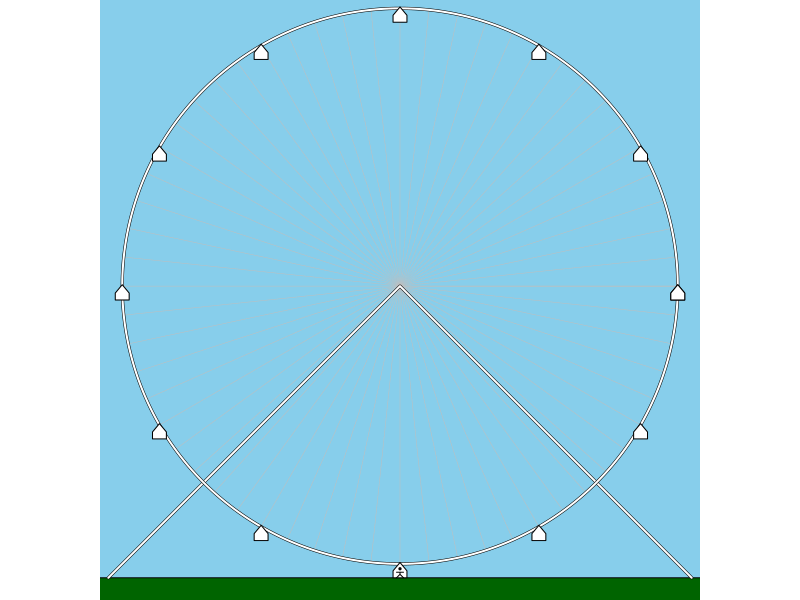
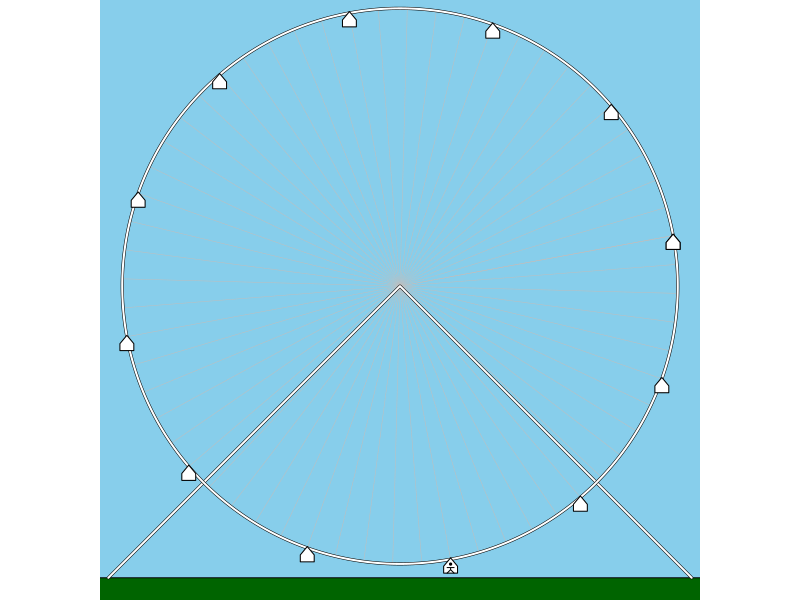
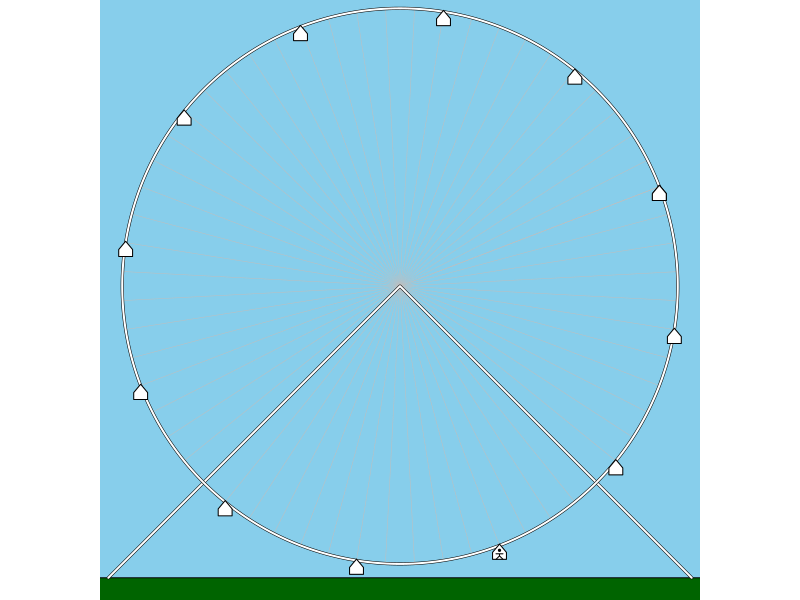
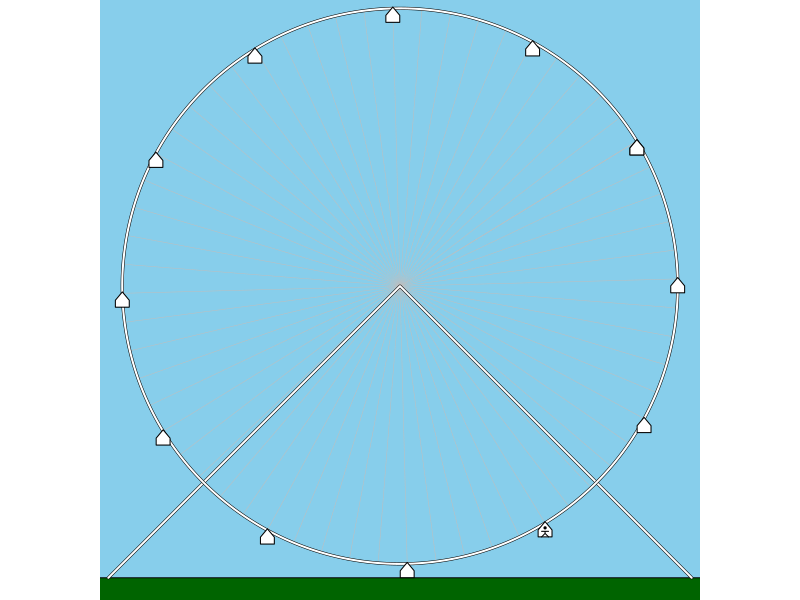
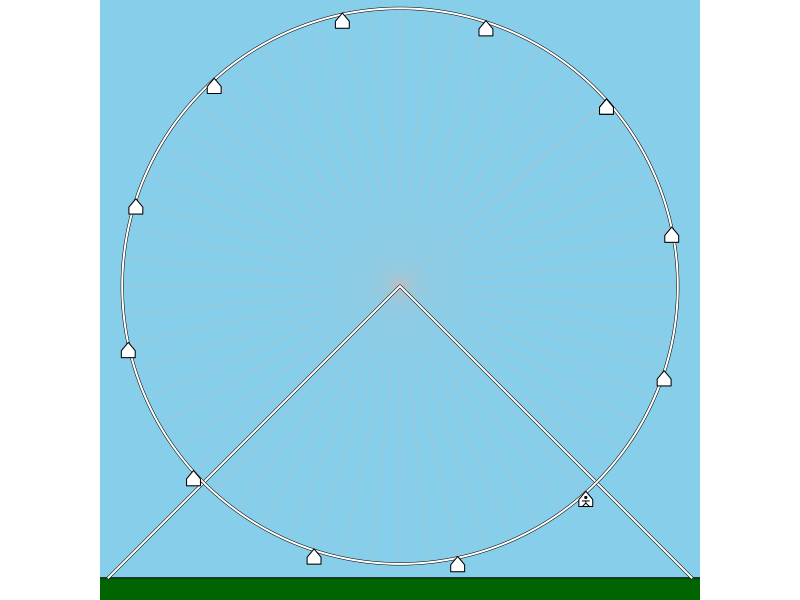
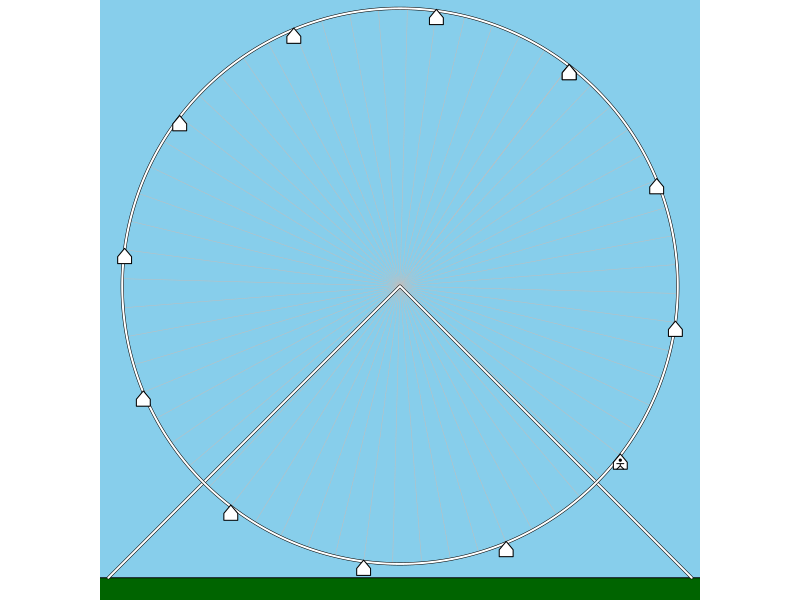
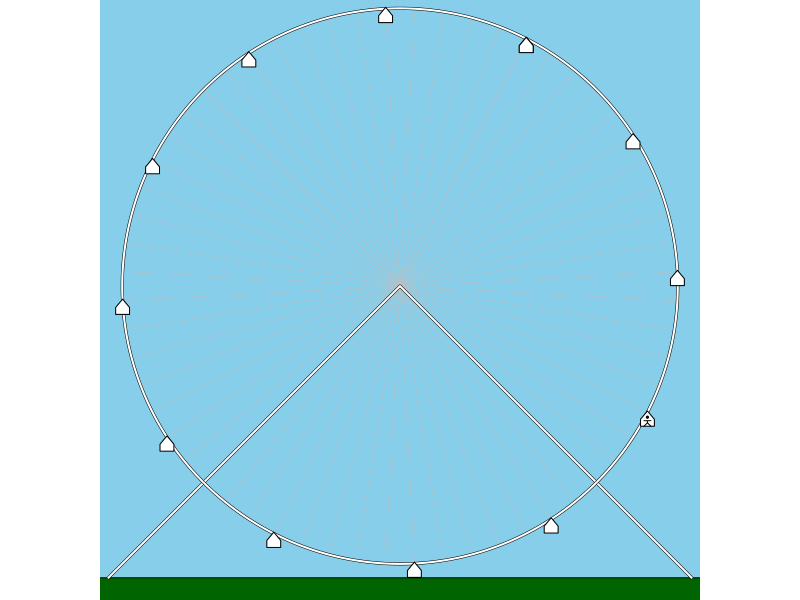
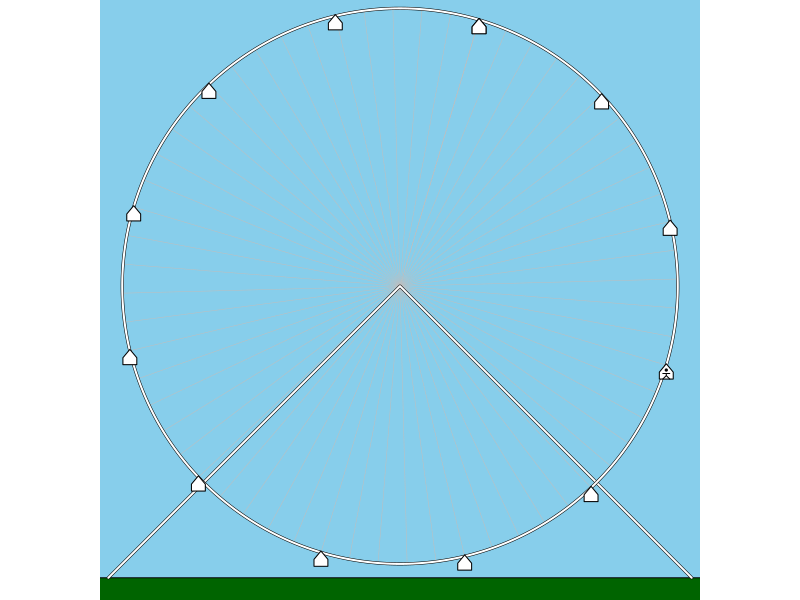

Reproduce these figures in R, in order.
## ---- chunk 1
par(scipen=99)
A = round(runif(1,20,125),1) #m, radius of ferris wheel
v = runif(1,0.5,4) #m/s
B = v/A #radians/s
f = B/2/pi #turns/s
P = round(1/f,0)
while(T){
    t = round(P*runif(1,2,3),0)
    x = A*sin(B*t)
    if(abs(x)>5 && abs(abs(x)-A)>3){break}
}
B = signif(2*pi/P,6)
tfin = t
xfin = x
axfin = abs(x)

## ---- chunk 2
drawstills = function(){
    polygon(c(-2,2,2,-2),c(-2,-2,2,2),col="skyblue")
    polygon(c(-2,2,2,-2),c(-1,-1,-2,-2),col="darkgreen")
    thcirc = seq(0,2*pi,pi/360)
    for(tthh in seq(0,2*pi,pi/30)){
        lines(c(0,cos(tthh+thcur)),c(0.05,0.05+sin(tthh+thcur)),lwd=0.5,col="grey")
    }
    lines(c(-1.05,0,1.05),c(-1,0.05,-1),col="black",lwd=3)
    lines(c(-1.05,0,1.05),c(-1,0.05,-1),col="white",lwd=2)
    lines(cos(thcirc),sin(thcirc)+0.05,col="black",lwd=3)
    lines(cos(thcirc),sin(thcirc)+0.05,col="white",lwd=2)
}
drawcar = function(x,y){
    wid = 0.025
    polygon(c(x,x-wid,x-wid,x+wid,x+wid),c(y+0.005,y-wid,y-2*wid,y-2*wid,y-wid),
            lwd=1,col="white",border="black")
}
drawsam = function(x,y){
    wid = 0.025
    swid = wid/2
    lines(c(x-swid,x,x,x-swid,x,x+swid,x,x,x+swid),
          c(y-1.2*wid,y-1.2*wid,y-wid*1.5,y-2*wid,y-wid*1.5,y-2*wid,y-1.5*wid,
            y-1.2*wid,y-1.2*wid),col="black")
    points(x,y-0.7*wid,pch=19,cex=0.3)
}

nframes = 70
nrots = t/P
drad = nrots*2*pi/nframes
totrad = nrots*2*pi
rads = seq(0,totrad,drad)

for(thcur in rads){
    par(mar=c(0,0,0,0),pty="s")
    plot(0,0,"n",axes=F,ann=F,xlim=c(-1,1),ylim=c(-1,1))
    drawstills()
    thadd = seq(0,2*pi,2*pi/12)
    for(thc in thadd){
        drawcar(cos(thc+thcur),0.05+sin(thc+thcur))
    }
    drawsam(sin(thcur),0.05-cos(thcur))
}
ystop = 0.05-cos(totrad)
xstop = sin(totrad)

ykey = seq(ystop,-1,length.out=10)

for(i in 1:10){
    par(mar=c(0,0,0,0),pty="s")
    plot(0,0,"n",axes=F,ann=F,xlim=c(-1,1),ylim=c(-1,1))
    drawstills()
    thadd = seq(0,2*pi,2*pi/12)
    for(thc in thadd){
        drawcar(cos(thc+totrad),0.05+sin(thc+totrad))
    }
    drawsam(sin(totrad),0.05-cos(totrad))
    points(xstop,ykey[i],pch=8,col="gold")
}

for(i in 1:30){
    par(mar=c(0,0,0,0),pty="s")
    plot(0,0,"n",axes=F,ann=F,xlim=c(-1,1),ylim=c(-1,1))
    drawstills()
    thadd = seq(0,2*pi,2*pi/12)
    for(thc in thadd){
        drawcar(cos(thc+totrad),0.05+sin(thc+totrad))
    }
    drawsam(sin(totrad),0.05-cos(totrad))
    points(xstop,-1,pch=8,col="gold")
    bmp = 0.02
    lines(c(0,0),c(0.05,-1),col="red",lty=2)
    lines(c(0,0,0,xstop,xstop,xstop),c(-1-bmp,-1+bmp,-1,-1,-1-bmp,-1+bmp),lwd=3,col="red")
    text(xstop/2,-1+rnorm(1,0,0.005),"?",col="red",adj=c(0.5,-0.4),cex=2)
}

par(mar=c(0,0,0,0),pty="s")
plot(0,0,"n",axes=F,ann=F,xlim=c(-1,1),ylim=c(-1,1))
